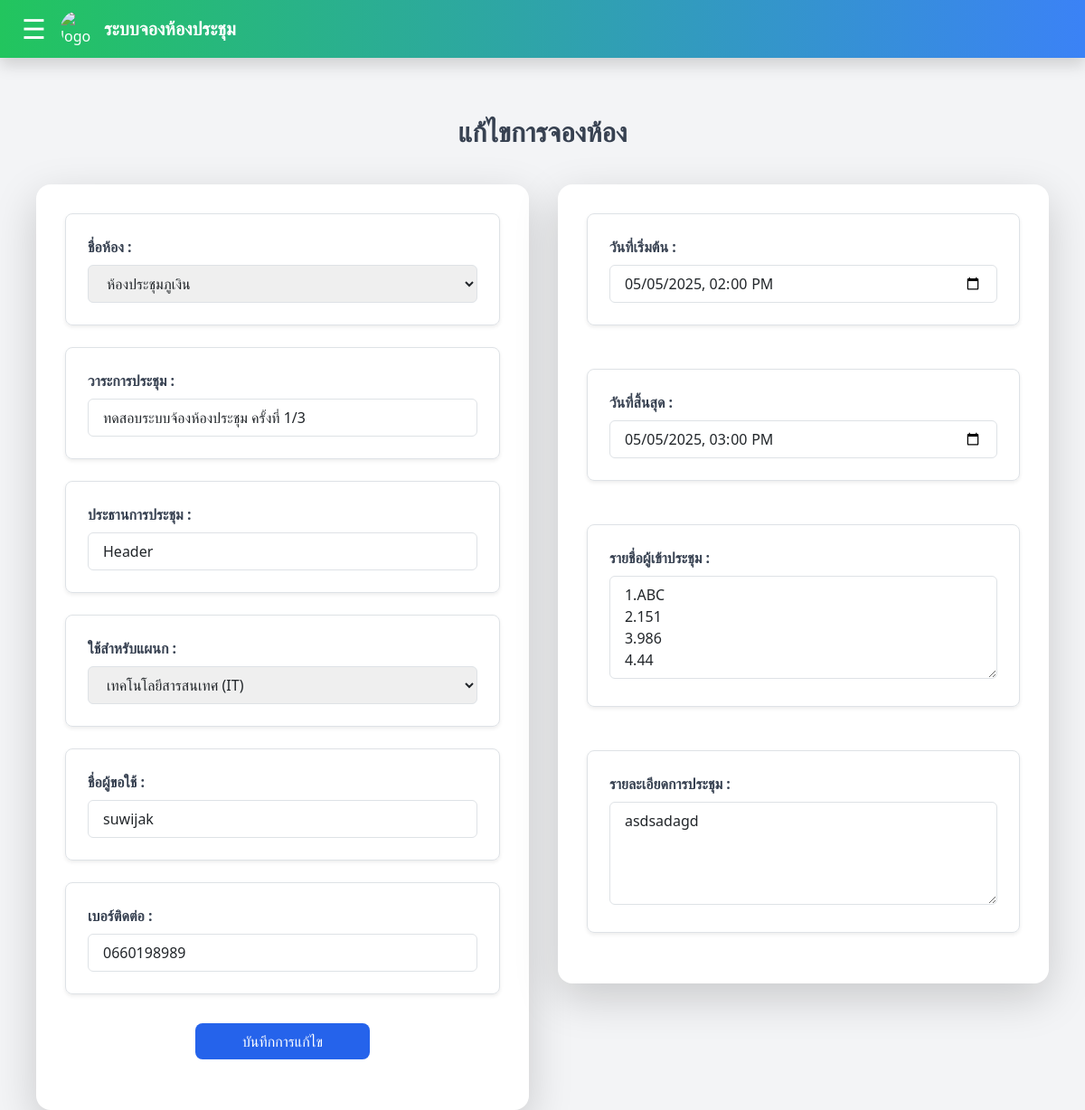
Page /booking/edit/210/ on the committed database.
### myapp/models.py (models this page shows, shortened)
class Booking(models.Model):
    STATUS_CHOICES = [
        ('approved', 'อนุมัติ'),
        ('pending', 'รออนุมัติ'),
        ('cancelled', 'ยกเลิก'),
    ]
    booking_code = models.CharField(max_length=20, unique=True, blank=True)
    room_name = models.CharField(max_length=100)
    n_req = models.CharField(max_length=100)
    n_ph = models.CharField(max_length=10)
    h_pr = models.CharField(max_length=100)
    n_count = models.IntegerField(default=0)
    n_list = models.CharField(max_length=500, blank=True)
    dpm_sd = models.CharField(max_length=100, default='-')
    topic = models.TextField(blank=True)
    start_datetime = models.DateTimeField()
    end_datetime = models.DateTimeField()
    status = models.CharField(max_length=20, choices=STATUS_CHOICES, default='approved')
    description = models.TextField()
    equipment_list = models.ManyToManyField(Equipment, blank=True)

### myapp/views.py (the view, shortened to what this page needs)
# urls.py: path('booking/edit/<int:booking_id>/', views.edit_booking, name='edit_booking'),
def edit_booking(request, booking_id):
    booking = get_object_or_404(Booking, id=booking_id)
    return render(request, "edit_booking.html", {"booking": booking})

### myapp/templates/edit_booking.html (shortened to what this page needs)
<!DOCTYPE html>
<html lang="en">
<head>
    <script src="https://cdn.tailwindcss.com"></script>
    <link href="https://cdn.jsdelivr.net/npm/bootstrap@5.3.3/dist/css/bootstrap.min.css" rel="stylesheet">
</head>
<body class="bg-gray-100">
    <nav class="fixed top-0 left-0 right-0 h-16 bg-gradient-to-r from-green-500 to-blue-500 text-white flex justify-between items-center px-4 shadow z-50">
        <div class="flex items-center space-x-2">
            <button onclick="toggleSidebar()" class="text-3xl text-white mr-2">&#9776;</button>
            <a href="/home"><img src="https://sdh.go.th/img/sdh.jpg" class="w-10 h-10 rounded-full" alt="logo"></a>
            <span class="text-xl font-bold">ระบบจองห้องประชุม</span>
        </div>
    </nav>
    {% load static %}
    <main class="min-h-screen px-10 pt-32">
        <h2 class="text-3xl font-bold text-center text-gray-700 mb-10">แก้ไขการจองห้อง</h2>
        <div class="flex flex-col md:flex-row gap-8 justify-center items-start">
            <div class="bg-white p-8 rounded-2xl shadow-lg w-full md:w-1/2">
                <form method="post" action="{% url 'edit_booking' booking.id %}">
                    <div class="mb-4 border border-gray-300 rounded-lg p-4 shadow-sm">
                        <label class="block text-gray-700 font-semibold mb-2">ชื่อห้อง :</label>
                        <select name="room_name" required class="w-full border rounded px-3 py-2 focus:ring-2 focus:ring-blue-400">
                            <option value="ห้องประชุมภูเงิน" {% if booking.room_name == "ห้องประชุมภูเงิน" %}selected{% endif %}>ห้องประชุมภูเงิน</option>
                        </select>
                    </div>
                    <div class="mb-4 border border-gray-300 rounded-lg p-4 shadow-sm">
                        <label class="block text-gray-700 font-semibold mb-2">วาระการประชุม :</label>
                        <input type="text" name="topic" value="{{ booking.topic }}" required class="w-full border rounded px-3 py-2 focus:ring-2 focus:ring-blue-400">
                    </div>
                    <div class="mb-4 border border-gray-300 rounded-lg p-4 shadow-sm">
                        <label class="block text-gray-700 font-semibold mb-2">ประธานการประชุม :</label>
                        <input type="text" name="h_pr" value="{{ booking.h_pr }}" required class="w-full border rounded px-3 py-2 focus:ring-2 focus:ring-blue-400">
                    </div>
                    <div class="mb-4 border border-gray-300 rounded-lg p-4 shadow-sm">
                        <label class="block text-gray-700 font-semibold mb-2">ใช้สำหรับแผนก :</label>
                        <select name="dpm_sd" required class="w-full border rounded px-3 py-2 focus:ring-2 focus:ring-blue-400">
                            <option value="เทคโนโลยีสารสนเทศ (IT)" {% if booking.dpm_sd == "เทคโนโลยีสารสนเทศ (IT)" %}selected{% endif %}>เทคโนโลยีสารสนเทศ (IT)</option>
                        </select>
                    </div>
                    <div class="mb-4 border border-gray-300 rounded-lg p-4 shadow-sm">
                        <label class="block text-gray-700 font-semibold mb-2">ชื่อผู้ขอใช้ :</label>
                        <input type="text" name="n_req" value="{{ booking.n_req }}" required class="w-full border rounded px-3 py-2 focus:ring-2 focus:ring-blue-400">
                    </div>
                    <div class="mb-4 border border-gray-300 rounded-lg p-4 shadow-sm">
                        <label class="block text-gray-700 font-semibold mb-2">เบอร์ติดต่อ :</label>
                        <input type="text" name="n_ph" value="{{ booking.n_ph }}" required class="w-full border rounded px-3 py-2 focus:ring-2 focus:ring-blue-400">
                    </div>
                    <div class="flex justify-center items-center w-full mt-8 mb-4">
                        <button type="submit" class="w-2/5 bg-blue-600 text-white py-2 rounded-lg hover:opacity-90">
                            บันทึกการแก้ไข
                        </button>
                    </div>
            </div>
            <div class="w-full md:w-1/2">
                <div class="bg-white rounded-2xl shadow-lg p-8 flex flex-col gap-4">
                    <div class="mb-4 border border-gray-300 rounded-lg p-4 shadow-sm">
                        <label class="block text-gray-700 font-semibold mb-2">วันที่เริ่มต้น :</label>
                        <input type="datetime-local" name="start_datetime" value="{{ booking.start_datetime|date:'Y-m-d\\TH:i' }}" required class="w-full border rounded px-3 py-2 focus:ring-2 focus:ring-blue-400">
                    </div>
                    <div class="mb-4 border border-gray-300 rounded-lg p-4 shadow-sm">
                        <label class="block text-gray-700 font-semibold mb-2">วันที่สิ้นสุด :</label>
                        <input type="datetime-local" name="end_datetime" value="{{ booking.end_datetime|date:'Y-m-d\\TH:i' }}" required class="w-full border rounded px-3 py-2 focus:ring-2 focus:ring-blue-400">
                    </div>
                    <div class="mb-4 border border-gray-300 rounded-lg p-4 shadow-sm">
                        <label class="block text-gray-700 font-semibold mb-2">รายชื่อผู้เข้าประชุม :</label>
                        <textarea name="n_list" rows="4"
                            class="w-full border border-gray-300 rounded px-3 py-2 focus:outline-none focus:ring-2 focus:ring-blue-400">{{ booking.n_list }}</textarea>
                    </div>
                    <div class="mb-4 border border-gray-300 rounded-lg p-4 shadow-sm">
                        <label class="block text-gray-700 font-semibold mb-2">รายละเอียดการประชุม :</label>
                        <textarea name="description" rows="4"
                            class="w-full border border-gray-300 rounded px-3 py-2 focus:outline-none focus:ring-2 focus:ring-blue-400">{{ booking.description }}</textarea>
                    </div>
                </div>
            </div>
        </div>
    </main>
</body>
</html>

### rows in the picture
Booking: room_name "ห้องประชุมภูเงิน", topic "ทดสอบระบบจ้องห้องประชุม ครั้งที่ 1/3", h_pr "Header", dpm_sd "เทคโนโลยีสารสนเทศ (IT)", n_req "suwijak", n_ph "0660198989", start_datetime "05/05/2025 14:00", end_datetime "05/05/2025 15:00", n_list "1.ABC 2.151 3.986 4.44", description "asdsadagd"
